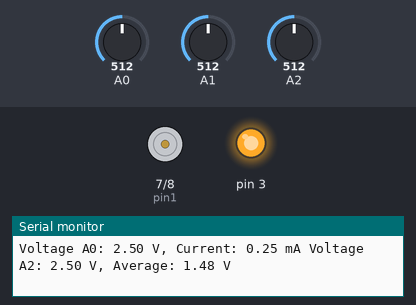
This sketch was run on a simulated Arduino Uno, built with avr-gcc and run on an emulated ATmega328P. On the bench: motor-driver pin pairs drawn as motors (green arrow = first pin HIGH = forward, orange = second pin HIGH = backward, longer = more drive, scaled by the enable pin), output pins drawn as LEDs (lit = HIGH), the last lines printed to the serial monitor. The inputs (shaded band) are chosen by the test bench; at power-on: A2 = 512, A0 = 512, A1 = 512.

Above: at 1.8 s.
1.9 s: A2 set to 494
At 5.11 s:
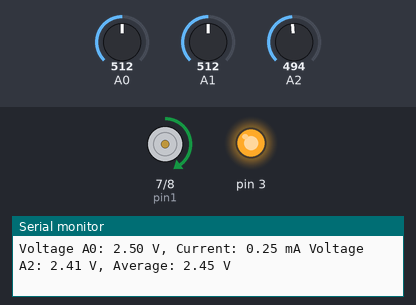
6.0 s: A2 set to 306
At 6.22 s:
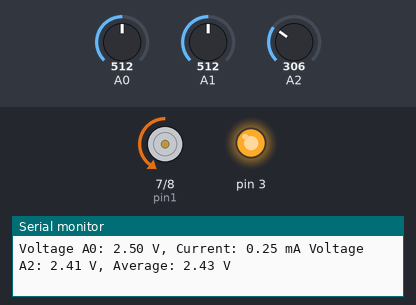
10.1 s: A2 set to 299
14.2 s: A2 set to 511
At 14.8 s:
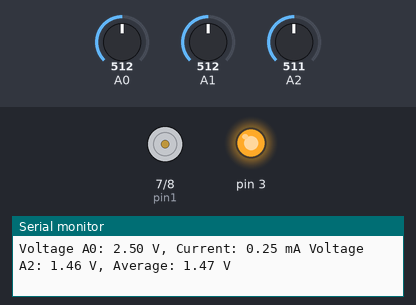
Timing chart, 0 to 16.7 s (numbered marks = the images above; inputs shaded):
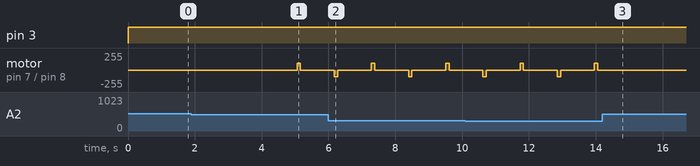

The sketch:

UVspecs.ino
```cpp
float voltageA0, voltageA1, voltageA2; // valeurs analogiques : AO pour la tension de sortie de la cellule Pv, A1 courant de sortie de la cellule PV, A2 tension de sortie du Buck Boost
float valA0, valA1, valA2; // valeurs numeriques lues sur ADC

int voltageT1, voltageT2; // voltageT1 : tension precedante, voltageT2 tension actuelle


int pin1 = 7;
int pin2 = 8;
int pinPWM = 5;
float maxVoltage = 1.68;
float voltageValues[] = {0.8, 0.8, 0.8, 0.8, 0.8}; // tableau des dernieres tensions mesurées; valeur moyenne initiale = 0.8V, correspond à l'eclairement moyen en classe
int numberOfValues = 5; // nombre de valeur de voltageValues[]
bool sens = true; // sens du moteur
int state1 = 1;
int state2 = 0;
float goalValue = 0; // valeur de tension à atteindre


void setup() {
  // put your setup code here, to run once:
  Serial.begin(9600);
  pinMode(pinPWM, OUTPUT); // Pin PWM
  pinMode(pin1, OUTPUT); // Pin commande 1
  pinMode(pin2, OUTPUT); // Pin commande 2

}


void loop() {
  // put your main code here, to run repeatedly:
  analogWrite(3,255);

  valA1 = analogRead(A1); // on lit avec l'ADC le courant en sortie de la cellule PV
  voltageA1 = valA1*5/1024; // conversion pour avoir une valeur analogique

  valA0 = analogRead(A0); // on lit la tension de sortie de la cellule PV
  voltageA0 = valA0*5/1024;

  float current = voltageA1/10;

  valA2 = analogRead(A2); // on lit la tension en sortie du Buck
  voltageA2 = valA2*5/1024;

   if(voltageA2 < averageVoltageValue()){ // on compare la valeur de tension A2 à la tension moyenne pour savoir si l'on doit activer le moteur
    goalValue = averageVoltageValue(); // la valeur à atteindre est la valeur moyenne
    lookingForMPPT(); // on lance la recherche du MPPT
  }
  else{
    //Do nothing, the solar panel is fine
  }

  updateVoltageValues(voltageA2); // on met à jour la valeur moyenne en prenant en compte la tension A2

 // on affiche les valeurs des tensions et courant sur le terminal

  Serial.write("Voltage A0: ");
  Serial.print(voltageA0);
  Serial.write(" V");

  Serial.write(", Current: ");
  Serial.print(current);
  Serial.write(" mA");

  Serial.write(" Voltage A2: ");
  Serial.print(voltageA2);
  Serial.write(" V");

  Serial.write(", Average: ");
  Serial.print(averageVoltageValue());
  Serial.write(" V");

  Serial.println();
  Serial.println();


  delay(1000);
}

// on lit la valeur de tension A2 en sortie du Buck
float readA2(){
  valA2 = analogRead(A2);
  voltageA2 = valA2*5/1024;
  return voltageA2;
}

// on met à jour le tableau des tensions pour prendre en compte la valeur courante
void updateVoltageValues(float newVoltage){
  for(int i = 0; i< numberOfValues - 1; i++){
    voltageValues[i] = voltageValues[i+1];
  }
  voltageValues[numberOfValues - 1] = newVoltage;

}

// on retourne la valeur moyenne de la tension en fonction des dernieres valeurs
float averageVoltageValue(){
  float average = 0;
  for(int i = 0; i< numberOfValues; i++){
    average += voltageValues[i];
  }
  average = average / numberOfValues;
  return average;
}

//mise en route du moteur
void actionMotor(int currentSens){
  //on fixe le sens
  if(currentSens){
    state1 = 1;
    state2 = 0;
  }
  else{
    state1 = 0;
    state2 = 1;
  }

  // on active la PWM
  analogWrite(pinPWM, 100);
  digitalWrite(pin1, state1);
  digitalWrite(pin2, state2);
  delay(100);
}

//arret du moteur
void stopMotor(){
  analogWrite(pinPWM, 0);
}

// lecture de la tension actuelle et mise à jour de la tension precedente
void readAndUpdateA2(){
  voltageT1 = voltageT2; // mise à jour de la tension precedente
  voltageT2 = readA2(); // lecture de la tension actuelle
}

//Recherche du MPPT
void lookingForMPPT(){
  voltageT1 = readA2(); // on initialise la "tension precedente"
  actionMotor(sens);
  voltageT2 = readA2(); // on lit la tension actuelle

  while( voltageT2 > voltageT1 ){ // tant que la tension actuelle est superieure à la tension precedente on active le moteur dans un sens et on met à jour les valeurs actuelle et precedente
    actionMotor(sens);
    readAndUpdateA2();
  }

  sens = !sens; // on change de sens de rotation du moteur

  while( voltageT2 > voltageT1 ){  // tant que la tension actuelle est superieure à la tension precedente on active le moteur dans le nouveau sens et on met à jour les valeurs actuelle et precedente
    actionMotor(sens);
    readAndUpdateA2();
  }

  stopMotor(); // la tension atteinte est la tension maximale possible, on s'arrete

}
```

Measured:
- the behaviour switches between 512 and 511 on A2 (found by bisection; images 0 and 1)
- after the input at 1.9 s, motor on pin 7 (pin1) / pin 8 (pin2): stopped → forward 100/255 after 3.2 s, → stopped 0.10 s later
- after the input at 14.2 s, motor on pin 7 (pin1) / pin 8 (pin2): stays stopped (without the input it goes to backward 100/255 after 0.87 s)
